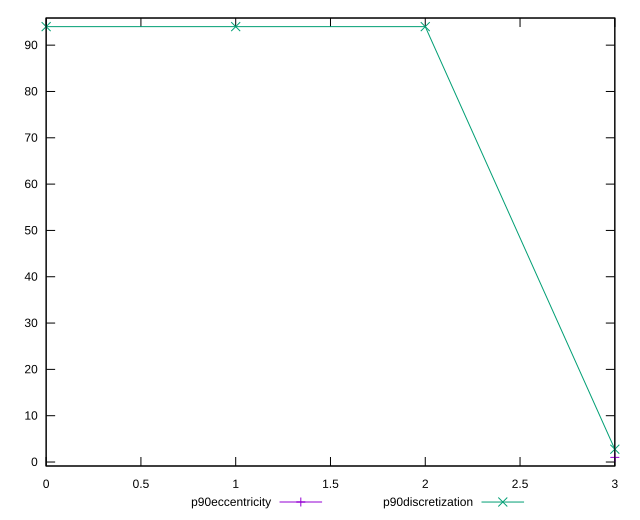

This chart was generated by the following gnuplot code:
reset

$p90Eccentricity <<EOF
3 0.9999999999999999
EOF

$p90Discretization <<EOF
0 94
1 94
2 94
3 2.764705882352941
EOF

set key outside below
set xrange [0:3]
set yrange [-0.8600000000000002:95.86]
set trange [-0.8600000000000002:95.86]
set terminal svg size 640, 520 enhanced background rgb 'white'
set output "reports/report_00032_2021-02-25T10-28-15.087Z/render-blocking-resources/progression/eccentricity.svg"

plot $p90Eccentricity title "p90eccentricity" with linespoints, \
     $p90Discretization title "p90discretization" with linespoints

reset
